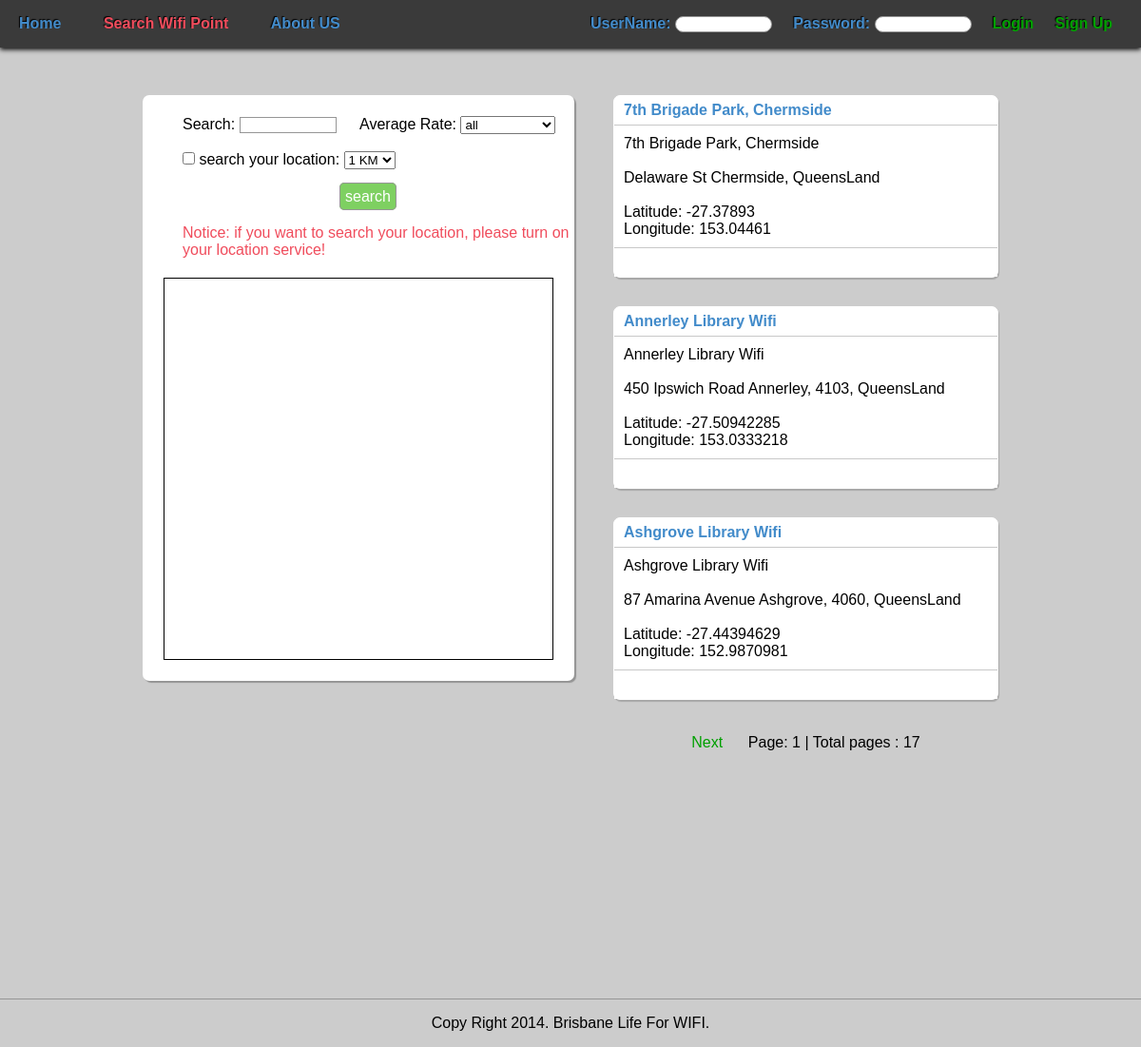
Screenshot of /search.php with the database file from the repository.
### tables this page shows
CREATE TABLE `Items` (
  `ID` varchar(255) NOT NULL,
  `NAME` varchar(255) DEFAULT NULL,
  `ADDRESS` varchar(255) DEFAULT NULL,
  `SUBURB` varchar(255) DEFAULT NULL,
  `Latitude` double DEFAULT NULL,
  `Longitude` double DEFAULT NULL,
  PRIMARY KEY (`ID`)
);

### search.php (the view, shortened to what this page needs)
<!DOCTYPE html>
<html>
	<head>
		<?php include 'head.inc';?>
		<?php
			require('core.php');
			$page_display_num = 3;
			$select_sql = "SELECT * FROM Items I ";
			$current_page_num = parse_pagenum();
			$counts = sql_query_count($select_sql);
			$rows = sql_query_page($select_sql, $current_page_num, $page_display_num);
			$total_page_num = get_total_pagenum($page_display_num, $counts);
		?>
	</head>
	<body>
		<div class="whole-page">
				<?php include 'menu.inc';?>
				<div class="whole-content">
				<div class="search-main">
					<form id="search-form" action="search.php" method="get">
					<div class="search-box">
						<span> Search: <input class="search-input-box" type="text" name="search-name" />
						</span>
						<span >
						Average Rate: <select class="search-select-box" name="search-rate" value='5'>
								  <option value="all">all</option>
							  </select>
						</span>
						<br/>
						<br/>
						<span >
							<input id = "search-local" type="checkbox" name="search_local" value="0" /> search your location:
							<select id="search-local-radius" class="search-select-box-radius" name="search-radius" value='1'>
								  <option value="1">1 KM</option>
							 </select>
						</span>
						<br/>
						<div class="search-button">
							<span  class="button search-button" onclick="search_form_submit();"> search </span>
						</div>
						<div class="searching-text" >
							Notice: if you want to search your location, please turn on your location service!
						</div>
					</div>
					</form>
					<div class="content-map" id="search-map-canvas"> </div>
				</div>
				<div class="search-result">
					<?php
						foreach($rows as $row) {
					?>
					<div class="content">
						<div class="content-head">
							<a href="./content.php?<?php echo $row['ID']?>" ><?php echo $row['NAME'] ?></a>
						</div>
						<div class="content-main" itemscope itemtype="http://schema.org/Place">
							<span itemprop="name"><?php echo $row['NAME'] ?></span>
							<br/><br/>
							<div itemprop="address" itemscope itemtype="http://schema.org/PostalAddress">
							    <span itemprop="streetAddress"><?php echo $row['ADDRESS'] ?></span>
							    <span itemprop="addressLocality"><?php echo $row['SUBURB'] ?></span>,
							    <span itemprop="addressRegion">QueensLand</span>
							 </div>
							 <br/>
							 <div itemprop="geo" itemscope itemtype="http://schema.org/GeoCoordinates">
							    Latitude: <?php echo $row['Latitude'] ?><br/>
							    Longitude: <?php echo $row['Longitude'] ?>
							  </div>
						</div>
						<div class="content-foot">
						</div>
					</div>
					<?php
						}
					?>
					<div class="page">
						<?php
							if(count($rows) <= 0) {
								echo "No Items";
							} else {
								echo get_page_html($current_page_num, $total_page_num);
							}
						?>
					</div>
					</div>
				</div>
				</div>
			<?php include 'footer.inc';?>
	</body>
</html>

### style/style.css (style rules this page uses)
* { margin: 0; padding: 0; font-family:"Source Sans Pro",sans-serif; }
html,body { background-color:#cccccc; height: 100%; }
input { border: 1px solid #969696; }
a { text-decoration: none !important; }
.whole-page { margin : 0 auto; }
.whole-content { margin : 0 auto; padding : 0; max-width: 900px; min-height:1000px; }
.button { min-width:10px; border: 1px solid #969696; background-color:#7ED061; color:white; border-radius:5px; padding:5px; }
.page { margin-top:15px; text-align:center; height:30px; line-height:30px; }
.content { border:1px solid white; border-collapse:collapse; border-radius:7px; box-shadow: 1px 2px 1px 0 rgba(0, 0, 0, 0.18); background-color:white; margin-top:30px; }
.content-head { height:30px; line-height: 30px; border-bottom: 1px solid #c8c8c8; padding-left:10px; color:#428bca; font-weight:bold; }
.content-head > a { color:#428bca; }
.content-main { margin:10px 10px; }
.content-foot { height:30px; line-height: 30px; background-color:white; padding-left:10px; border-top: 1px solid #c8c8c8; }
.search-main { margin:0 auto; border: 2px solid white; background-color:white; border-radius:7px; box-shadow: 2px 2px 1px 0 rgba(0, 0, 0, 0.28); margin-top: 100px; float:left; width:50%; }
.search-result { margin:0 auto; float:right; width:45%; margin-top: 100px; }
.search-result > .content { margin-top:0px; margin-bottom:30px; }
.search-box { margin:0 auto; margin-top:20px; margin-left:20px; }
.search-box > span { margin-left:20px; }
.search-button { margin:0 auto; text-align: center; margin-top:20px; margin-bottom:20px; }
.search-button > .button { margin:0 auto; }
.search-input-box { width: 100px; }
.search-select-box { width: 100px; }
.searching-text { color:#f04c5c; margin-left:20px; }
.content-map { margin:0 auto; border:1px solid black; height:400px; max-width:700px; margin:20px 20px; }

### style/smallDevice.css (style rules this page uses)
.search-box > span { display:block; margin-bottom:20px; }
.search-main { margin-top:100px; margin-left:20px; margin-right:20px; }
.search-result { margin:20px 20px; }
.search-main { margin:0 auto; border: 2px solid white; background-color:white; max-width:600px; min-height:100px; border-radius:7px; box-shadow: 2px 2px 1px 0 rgba(0, 0, 0, 0.28); margin-top: 100px; float:none; width:90%; }
.search-result { margin:0 auto; max-width:600px; min-height:500px; float:none; margin-top: 30px; width:90%; }
.search-input-box { width: 100px; }
.search-select-box { width: 100px; }

### rows the page displays
items: NAME "7th Brigade Park, Chermside", ADDRESS "Delaware St", SUBURB "Chermside", Latitude "-27.37893", Longitude "153.04461"
items: NAME "Annerley Library Wifi", ADDRESS "450 Ipswich Road", SUBURB "Annerley, 4103", Latitude "-27.50942285", Longitude "153.0333218"
items: NAME "Ashgrove Library Wifi", ADDRESS "87 Amarina Avenue", SUBURB "Ashgrove, 4060", Latitude "-27.44394629", Longitude "152.9870981"

### other values shown
get_page_html($current_page_num, $total_page_num) "Page: 1 | Total pages : 17"
